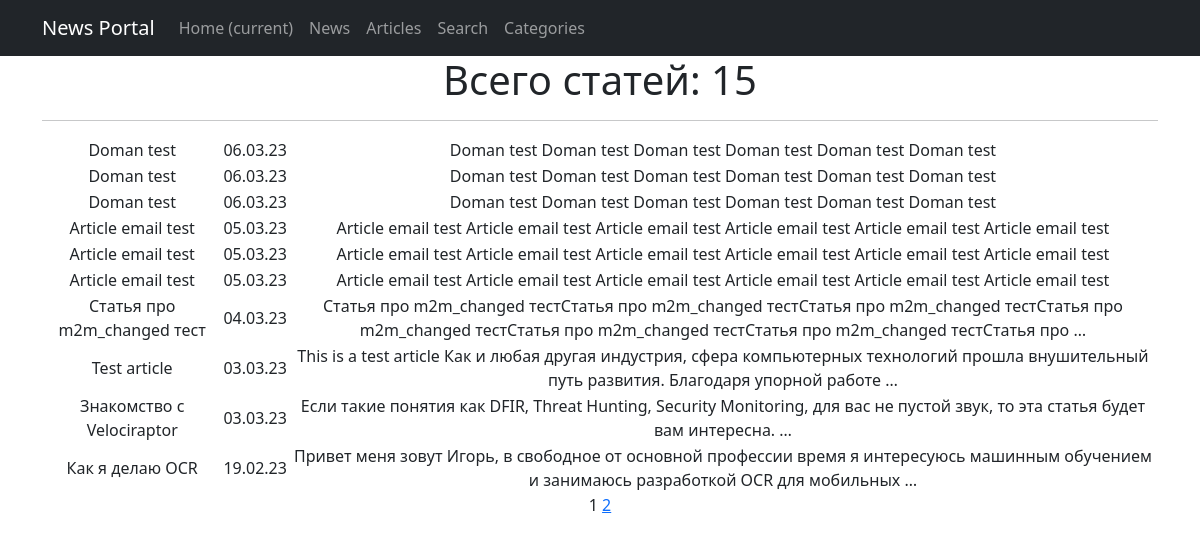
Screenshot of /posts/articles/ with the database file from the repository.
### news/models.py (models this page shows, shortened)
class Post(models.Model):
    type = models.CharField(max_length=1, choices=TYPES, default=article)
    created_on = models.DateTimeField(auto_now_add=True)
    title = models.CharField(max_length=255)
    text = models.TextField()
    rating = models.IntegerField(default=0)
    author = models.ForeignKey(Author, on_delete=models.CASCADE)
    categories = models.ManyToManyField(Category, through='PostCategory')

### news/views.py (the view)
# urls.py: path('articles/', ArticlesList.as_view(), name='articles_list'),
class ArticlesList(ListView):
    model = Post
    queryset = Post.objects.filter(type='A')
    ordering = '-created_on'
    template_name = 'articles.html'
    context_object_name = 'articles'
    paginate_by = 10
    def get_context_data(self, **kwargs):
        context = super().get_context_data(**kwargs)
        context['num_of_articles'] = len(Post.objects.filter(type='A'))
        return context

### news/templatetags/custom_filters.py (called while the page is built)
@register.filter()
def censor(text: str):
    if type(text) is not str:
        raise ValueError('censor filter only accepts str values')
    for word in UNDESIRABLE_WORDS:
        text = text.replace(word, f"{word[0]}{'*'*(len(word)-1)}")
        word = word.title()
        text = text.replace(word, f"{word[0]}{'*'*(len(word)-1)}")
    return text

### templates/articles.html (shortened to what this page needs)
{% extends 'flatpages/default.html' %}
{% load custom_filters %}
{% block content %}
<h1>Всего статей: {{ num_of_articles }}</h1>
<hr>
<table>
    {% for post in articles %}
    <tr>
        <td>{{ post.title|censor }}</td>
        <td>{{ post.created_on|date:'d.m.y' }}</td>
        <td>{{ post.text|censor|truncatewords:20 }}</td>
    </tr>
    {% endfor %}
</table>
{{ page_obj.number }}
{% if page_obj.has_next %}
    <a href="?page={{ page_obj.next_page_number }}">{{ page_obj.next_page_number }}</a>
{% endif %}
{% endblock content %}

### rows the page displays
Post: title|censor "Doman test", created_on "06.03.23", text|censor "Doman test Doman test Doman test Doman test Doman test Doman test"
Post: title|censor "Doman test", created_on "06.03.23", text|censor "Doman test Doman test Doman test Doman test Doman test Doman test"
Post: title|censor "Doman test", created_on "06.03.23", text|censor "Doman test Doman test Doman test Doman test Doman test Doman test"
Post: title|censor "Article email test", created_on "05.03.23", text|censor "Article email test Article email test Article email test Article email test Article email test Article email test"
Post: title|censor "Article email test", created_on "05.03.23", text|censor "Article email test Article email test Article email test Article email test Article email test Article email test"
Post: title|censor "Article email test", created_on "05.03.23", text|censor "Article email test Article email test Article email test Article email test Article email test Article email test"
Post: title|censor "Статья про m2m_changed тест", created_on "04.03.23", text|censor "Статья про m2m_changed тестСтатья про m2m_changed тестСтатья про m2m_changed тестСтатья про m2m_changed тестСтатья про m2m_changed тестСтатья про m2m_changed тестСтатья про …"
Post: title|censor "Test article", created_on "03.03.23", text|censor "This is a test article Как и любая другая индустрия, сфера компьютерных технологий прошла внушительный путь развития. Благодаря упорной работе …"
Post: title|censor "Знакомство с Velociraptor", created_on "03.03.23", text|censor "Если такие понятия как DFIR, Threat Hunting, Security Monitoring, для вас не пустой звук, то эта статья будет вам интересна. …"
Post: title|censor "Как я делаю OCR", created_on "19.02.23", text|censor "Привет меня зовут Игорь, в свободное от основной профессии время я интересуюсь машинным обучением и занимаюсь разработкой OCR для мобильных …"

### other values shown
{{ num_of_articles }} "15"
{{ page_obj.number }} "1"
{{ page_obj.next_page_number }} "2"
